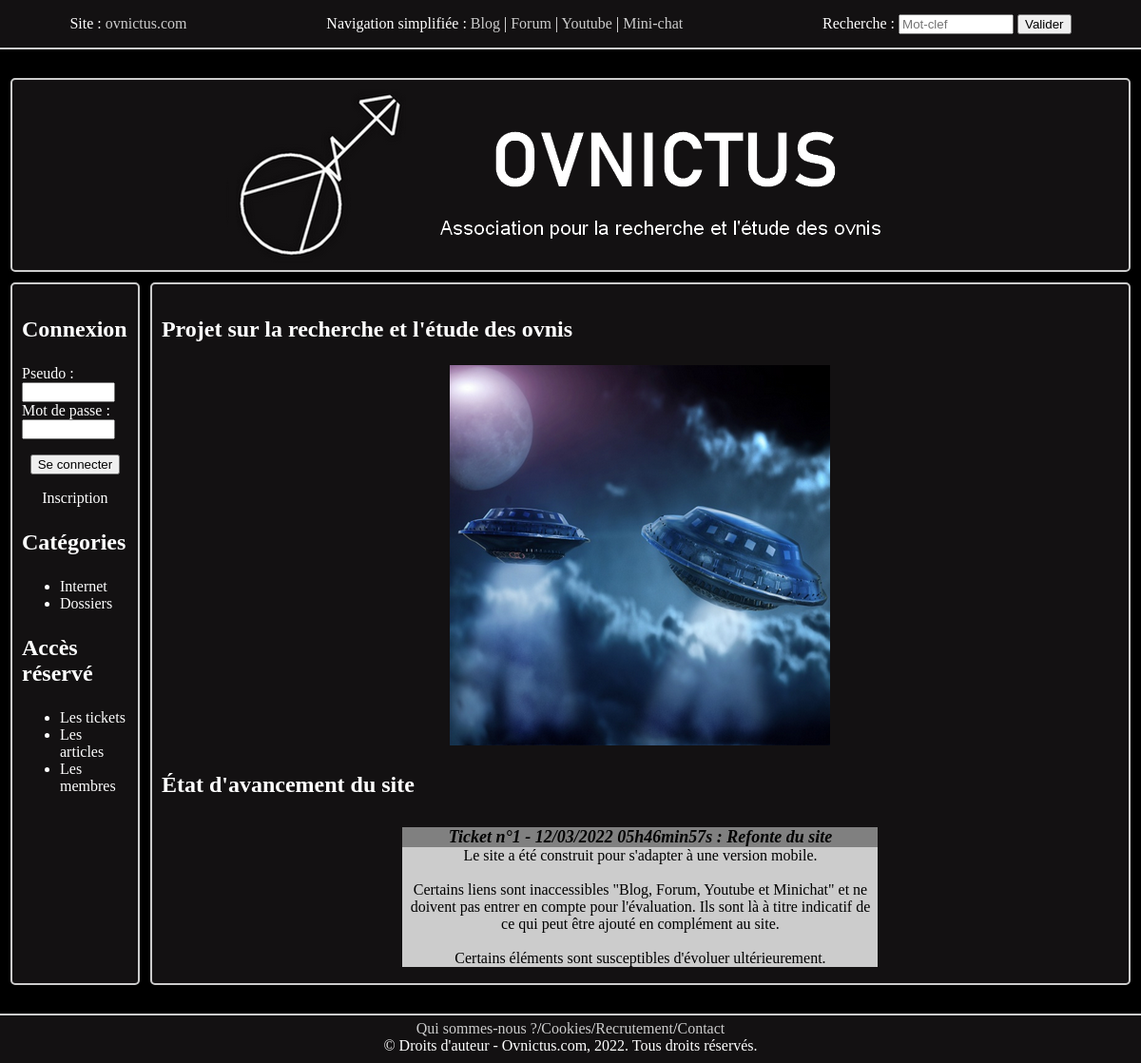
The page / on the database its author committed.
### tables this page shows
CREATE TABLE IF NOT EXISTS `categories` (
  `id` int(11) NOT NULL AUTO_INCREMENT,
  `titre` varchar(255) NOT NULL,
  PRIMARY KEY (`id`)
);

CREATE TABLE IF NOT EXISTS `actu` (
  `id` int(11) NOT NULL AUTO_INCREMENT,
  `titre` varchar(255) NOT NULL,
  `message` text NOT NULL,
  `date_actu` timestamp NOT NULL DEFAULT CURRENT_TIMESTAMP,
  PRIMARY KEY (`id`)
);

### index.php (the view, shortened to what this page needs)
<!DOCTYPE html>
<html xmlns="http://www.w3.org/1999/xhtml" xml:lang="fr" lang="fr">
	<head>
		<link rel="stylesheet" href="ovnie.css" type="text/css" media="screen" />
	</head>
	<body>
		<?php require("./admin/base.php"); ?>
		<header>
			<?php require("./header.php"); ?>
		</header>
		<div class="banner">
			<?php require("./banner.php"); ?>
		</div>
		<section>
			<nav>
				<?php require("./menu.php"); ?>
			</nav>
			<article>
				<h1><strong>Projet sur la recherche et l'étude des ovnis</strong></h1>
				<p class="textCenter"><img src="./images/project.png" alt="Image" /></p>
				<h1><strong>État d'avancement du site</strong></h1>
				<?php
				$req = $bdd->query('SELECT id, titre, message, DATE_FORMAT(date_actu, \'%d/%m/%Y %Hh%imin%ss\') AS date_actu FROM actu ORDER BY id DESC LIMIT 0, 10');
				while ($donnees = $req->fetch())
				{
				?>
				<section class="news">
					<h2>
						<em>Ticket n°<?php echo $donnees['id']; ?> - <?php echo $donnees['date_actu']; ?> :
						<?php echo htmlspecialchars($donnees['titre']); ?></em>
					</h2>
					<p>
					<?php
					echo nl2br(htmlspecialchars($donnees['message']));
					?>
					</p>
				</section>
				<?php
				}
				?>
			</article>
		</section>
		<footer>
			<?php require("./footer.php"); ?>
		</footer>
	</body>
</html>

### header.php
<section class="logo">
	<p class="topSite">Site : <a href="./index.php" title="Ovnictus - Site" >ovnictus.com</a></p>
</section>
<section class="browser">
	<p class="topSite">Navigation simplifiée : <a href="./blog/index.php" title="Ovnictus - Blog" >Blog</a> | <a href="./forum/index.php" title="Ovnictus - Forum" >Forum</a> | <a href="https://www.youtube.com/channel/UCIeal7BhZojTkItr5-e45Sg" title="Ovnictus - Youtube" >Youtube</a> | <a href="./minichat/index.php" title="Ovnictus - Mini-chat" >Mini-chat</a></p>
</section>
<section class="research">
		<form class="topSite" method="get" action="./recherche.php">
			<label for="site-search">Recherche :</label>
			<input type="search" id="site-search" name="q" size="12" maxlength="12" placeholder="Mot-clef" />
			<input type="submit" value="Valider" />
		</form>
</section>

### banner.php
<a href="./index.php"><img src="./images/Header_red.png" alt="Image" title="Ovnictus - Accueil" /></a>

### menu.php (shortened to what this page needs)
<?php
if(isset($_SESSION['id']) AND isset($_SESSION['pseudo']) AND isset($_SESSION['mail'])){
	echo '<p class="textCenter">Bienvenue : ' . $_SESSION['pseudo'] . '</p>';
	echo '<p class="textCenter"><a href="./profil.php">Profil</a>/<a href="./deconnexion.php">Déconnexion</a></p>';
}
else{
?>
	<h1><strong>Connexion</strong></h1>
	<form method="post">
	<label for="pseudo_co">Pseudo</label> : <br><input class="connect" type="text" name="pseudo_co" id="pseudo_co" />
	<br><label for="lemotdepasse_co">Mot de passe</label> : <br><input class="connect" type="password" name="lemotdepasse_co" id="lemotdepasse_co" />
	<p class="textCenter"><input type="submit" name="formconnect" value="Se connecter"><p>
	</form>
	<p class="textCenter"><a href="./inscription.php">Inscription</a></p>
<?php
}
?>
<h1><strong>Catégories</strong></h1>
<ul>
<?php
$req_categories = $bdd->query('SELECT * FROM categories ORDER BY id ASC');
while ($recup_categories = $req_categories->fetch())
{
?>
	<li><a href="./categories.php?rubrique=<?php echo $recup_categories['id']; ?>" title="Ovnie - <?php echo htmlspecialchars($recup_categories['titre']); ?>" ><?php echo htmlspecialchars($recup_categories['titre']); ?></a></li>
<?php
}
?>
</ul>
<h1><strong>Accès réservé</strong></h1>
<ul>
	<li><a href="./admin/message.php" title="Ovnie - News" >Les tickets</a></li>
	<li><a href="./admin/layout.php" title="Ovnie - Articles" >Les articles</a></li>
	<li><a href="./admin/membres.php" title="Ovnie - Membres" >Les membres</a></li>
</ul>

### footer.php
<a href="./informations.php#qui">Qui sommes-nous ?</a>/<a href="./informations.php#policy">Cookies</a>/<a href="./informations.php#recrutement">Recrutement</a>/<a href="./informations.php#contact">Contact</a>
<br>© Droits d'auteur - Ovnictus.com, 2022. Tous droits réservés.

### ovnie.css (style rules this page uses)
body { color: #ffffff; font-size: 16px; font-family: "Times New Roman", sans-serif; margin: 0; background-color: #000000; }
a:link { color: #CCCCCC; text-decoration: none; }
nav a:link, nav a:visited, nav a:hover, nav a:active { color: #ffffff; text-decoration: none; }
.connect { width: 80%; }
.textCenter { text-align: center; }
h1 { font-size: 24px; }
h2 { font-size: 18px; }
.topSite { margin: auto; background-color: #131112; }
header { height: 50px; margin: 0px 0px 30px 0px; border: solid; border-color: #CCCCCC; border-width: 0px 0px 2px 0px; background-color: #131112; display: flex; justify-content: flex-start; }
.banner { height: 200px; text-align: center; margin-left: 11px; margin-right: 11px; margin-top: 15px; margin-bottom: 11px; border: 2px solid #CCCCCC; border-radius: 5px; background-color: #131112; }
section { margin: auto; display: flex; }
.logo, .browser, .research { background-color: #131112; }
nav { width: 10%; text-align: left; word-wrap: break-word; padding: 10px; margin-left: 11px; margin-right: 11px; border: 2px solid #CCCCCC; border-radius: 5px; background-color: #131112; }
article { width: 90%; word-wrap: break-word; padding: 10px; margin-right: 11px; border: 2px solid #CCCCCC; border-radius: 5px; background-color: #131112; }
.news { width: 500px; color: black; margin: auto; display: flex; flex-direction: column; }
.news h2 { font-size: 18px; text-align: center; margin-top: 7px; margin-bottom: 0px; background-color: grey; }
.news p { text-align: center; margin-top: 0px; margin-bottom: 7px; background-color: #CCCCCC; }
footer { height: 40px; text-align: center; padding-top: 5px; padding-bottom: 5px; margin: 30px 0px 0px 0px; border: solid; border-color: #CCCCCC; border-width: 2px 0px 0px 0px; background-color: #131112; }

### rows shown on the page
categories: titre "Internet"
categories: titre "Dossiers"
actu: id "1", date_actu "12/03/2022 05h46min57s", titre "Refonte du site", message "Le site a été construit pour s'adapter à une version mobile. Certains liens sont inaccessibles \"Blog, Forum, Youtube et Minichat\" et ne doivent pas entrer en compte pour l'évaluation. Ils sont là à titre indicatif de ce qui peut être ajouté en complément au site. Certains éléments sont susceptibles d'évoluer ultérieurement."
